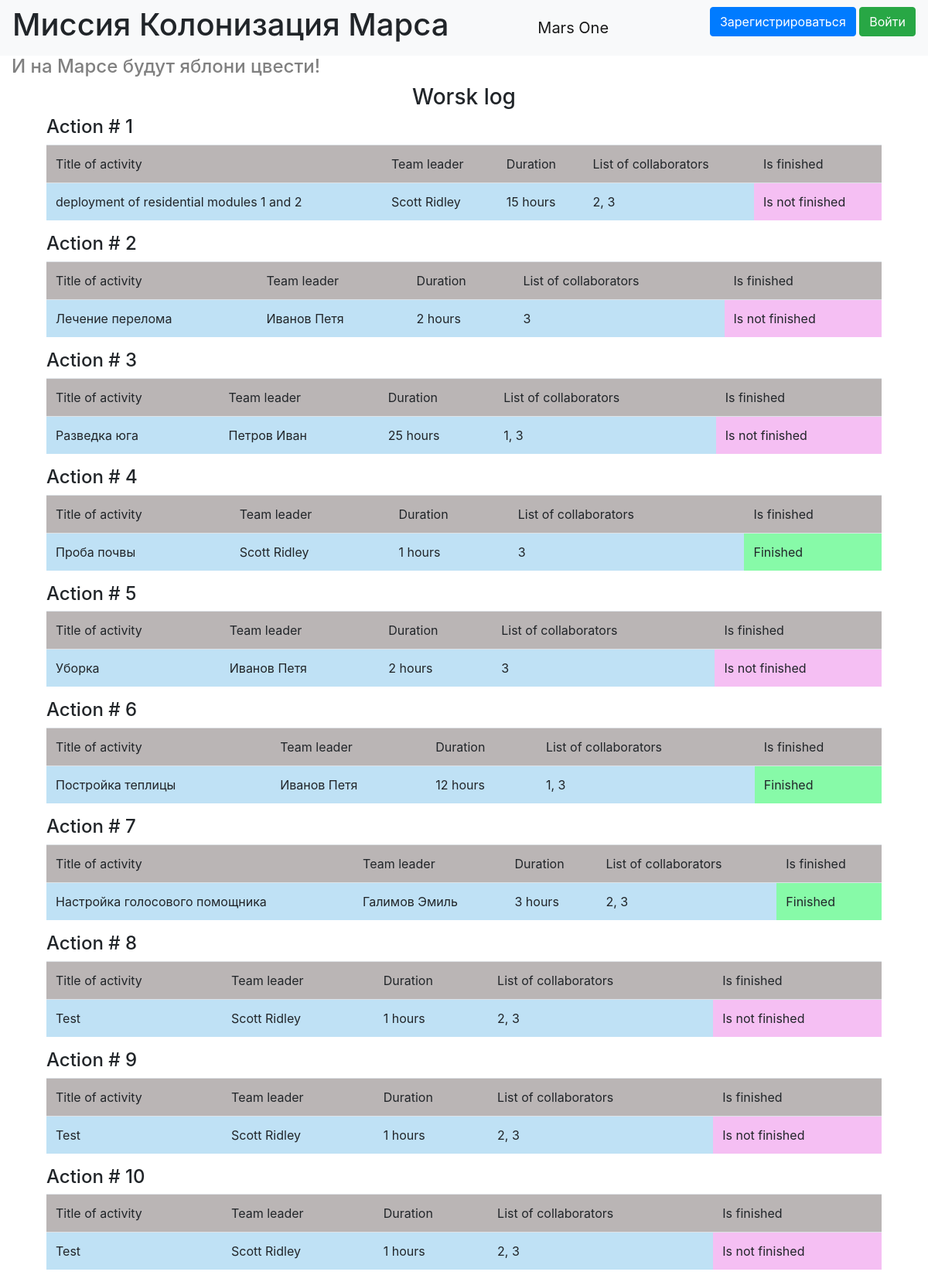
Before: / with the older database file.
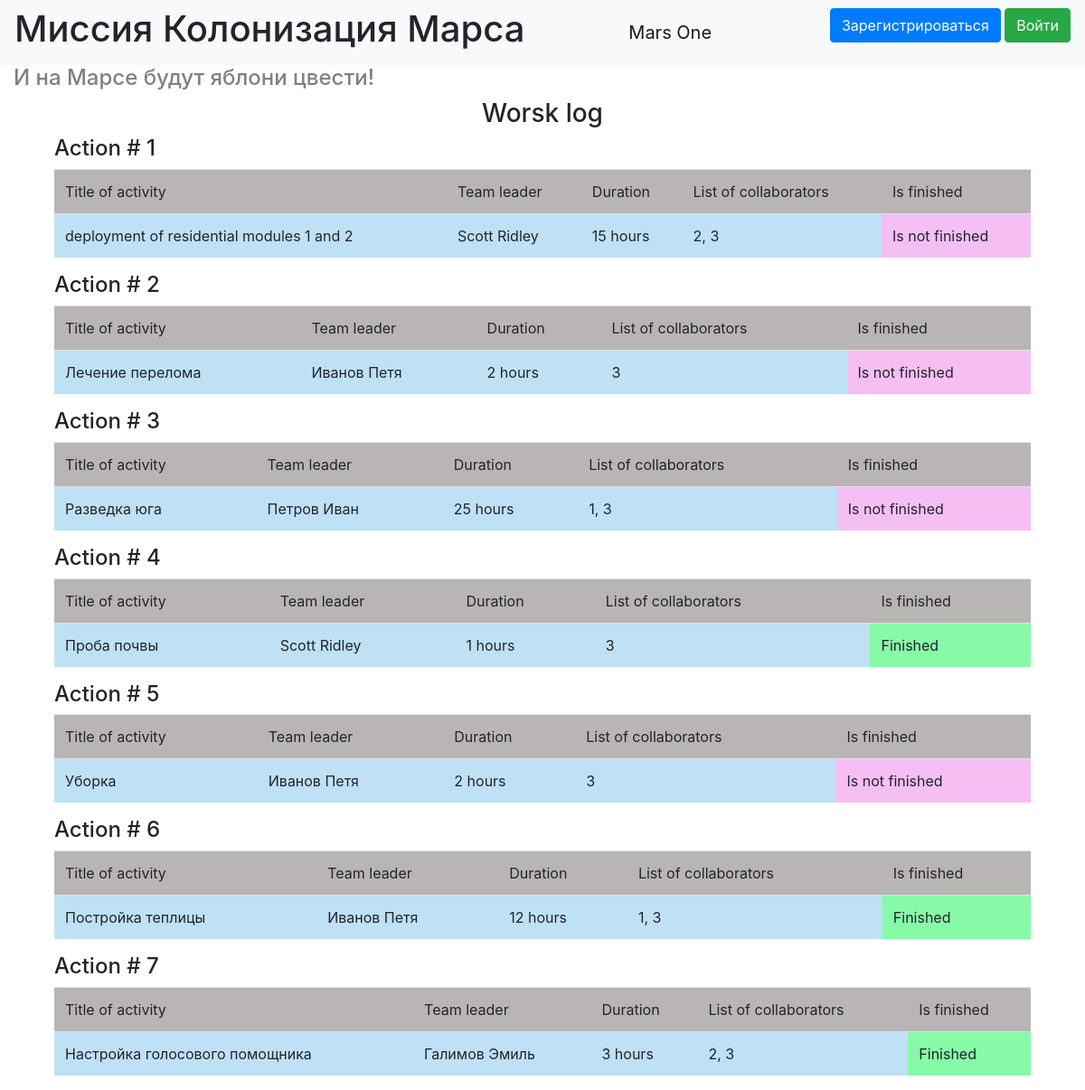
After: the same page with the newer database file.
### data/jobs.py (models this page shows)
class Jobs(SqlAlchemyBase, SerializerMixin):
    __tablename__ = 'jobs'
    id = sqlalchemy.Column(sqlalchemy.Integer,
                           primary_key=True, autoincrement=True)
    team_leader = sqlalchemy.Column(sqlalchemy.Integer,
                                    sqlalchemy.ForeignKey("users.id"))
    job = sqlalchemy.Column(sqlalchemy.String, nullable=True)
    work_size = sqlalchemy.Column(sqlalchemy.Integer, nullable=True)
    collaborators = sqlalchemy.Column(sqlalchemy.String, nullable=True)
    start_date = sqlalchemy.Column(sqlalchemy.Date, nullable=True)
    end_date = sqlalchemy.Column(sqlalchemy.Date, nullable=True)
    is_finished = sqlalchemy.Column(sqlalchemy.Boolean, nullable=True)
    user = orm.relation('User')

### data/users.py (models this page shows, shortened)
class User(SqlAlchemyBase, UserMixin, SerializerMixin):
    __tablename__ = 'users'
    id = sqlalchemy.Column(sqlalchemy.Integer,
                           primary_key=True, autoincrement=True)
    surname = sqlalchemy.Column(sqlalchemy.String, nullable=True)
    name = sqlalchemy.Column(sqlalchemy.String, nullable=True)
    age = sqlalchemy.Column(sqlalchemy.Integer, nullable=True)
    position = sqlalchemy.Column(sqlalchemy.String, nullable=True)
    speciality = sqlalchemy.Column(sqlalchemy.String, nullable=True)
    address = sqlalchemy.Column(sqlalchemy.String, nullable=True)
    email = sqlalchemy.Column(sqlalchemy.String,
                              index=True, unique=True, nullable=True)
    hashed_password = sqlalchemy.Column(sqlalchemy.String, nullable=True)
    modified_date = sqlalchemy.Column(sqlalchemy.DateTime, default=datetime.datetime.now)
    jobs = orm.relation("Jobs", back_populates='user')

### main.py (the view)
@app.route('/')
def job_list():
    db_sess = db_session.create_session()
    jobs = db_sess.query(Jobs)
    return render_template('index.html', jobs=jobs, title='Журнал работ')

### data/db_session.py (called while the page is built)
def create_session() -> Session:
    global __factory
    return __factory()

### templates/index.html (shortened to what this page needs)
{% extends "base.html" %}
{% block navbar_cont %}
    <h1>Миссия Колонизация Марса</h1>
{% endblock %}
{% block content %}
    {% set lab = "Action #" %}
    <h4 class="grey">И на Марсе будут яблони цвести!</h4>
    <h3 class="works-title">Worsk log</h3>
    <div class="all-jobs-table">
    {% for item in jobs %}
    <div class="jobs-table">
        <h4>{{lab}} {{loop.index}}</h4>
        <table class="table">
          <thead>
            <tr>
              <td scope="col" class="table-head-grey">Title of activity</td>
              <td scope="col" class="table-head-grey">Team leader</td>
              <td scope="col" class="table-head-grey">Duration</td>
              <td scope="col" class="table-head-grey">List of collaborators</td>
              <td scope="col" class="table-head-grey">Is finished</td>
            </tr>
          </thead>
          <tbody>
            <tr>
              <td scope="row" class="table-body-blue">{{item.job}}</td>
              <td class="table-body-blue">{{item.user.surname}} {{item.user.name}}</td>
              <td class="table-body-blue">{{item.work_size}} hours</td>
              <td class="table-body-blue">{{item.collaborators}}</td>
              {% if item.is_finished == 0 %}
              <td class="table-body-pink">Is not finished</td>
              {% else %}
                <td class="table-body-green">Finished</td>
              {% endif %}
            </tr>
          </tbody>
        </table>
    </div>
    {% endfor %}
    </div>
{% endblock %}

### templates/base.html (shortened to what this page needs)
<!doctype html>
<html lang="en">
<head>
    <link rel="stylesheet"
          href="https://stackpath.bootstrapcdn.com/bootstrap/4.4.1/css/bootstrap.min.css"
>
    <link rel="stylesheet" type="text/css" href="{{url_for('static', filename='css/style.css')}}" />
</head>
<body>
<header>
    <nav class="navbar navbar-light bg-light">
        {% block navbar_cont %}{% endblock %}
        <a class="navbar-brand mars-one" href="#">Mars One</a>
        {% if current_user.is_authenticated %}
            <a class="navbar-brand" href="/logout">{{ current_user.name }} {{ current_user.surname}}</a>
        {% else %}
            <p>
                <a class="btn btn-primary " href="/register">Зарегистрироваться</a>
                <a class="btn btn-success" href="/login">Войти</a>
            </p>
        {% endif %}
    </nav>
</header>
<main role="main" class="container">
    {% block content %}{% endblock %}
</main>
</body>
</html>

### static/css/style.css (style rules this page uses)
.container { max-width: 1920px; }
h1, h4.grey { text-align: left; }
.mars-one { text-align: center; }
h4.grey { color: grey; }
.works-title { text-align: center; }
.jobs-table, .all-jobs-table { max-width: 1080px; margin: auto; }
.table-head-grey { background-color: #bab5b5; }
.table-body-blue { background-color: #bfe1f5; }
.table-body-pink { background-color: #f5bff3; }
.table-body-green { background-color: #87faa8; }

Changed rows visible on the page:
removed Jobs: lab "Action #", job "Test", user.surname "Scott", user.name "Ridley", work_size "1", collaborators "2, 3", is_finished "Is not finished"
removed Jobs: lab "Action #", job "Test", user.surname "Scott", user.name "Ridley", work_size "1", collaborators "2, 3", is_finished "Is not finished"
removed Jobs: lab "Action #", job "Test", user.surname "Scott", user.name "Ridley", work_size "1", collaborators "2, 3", is_finished "Is not finished"
